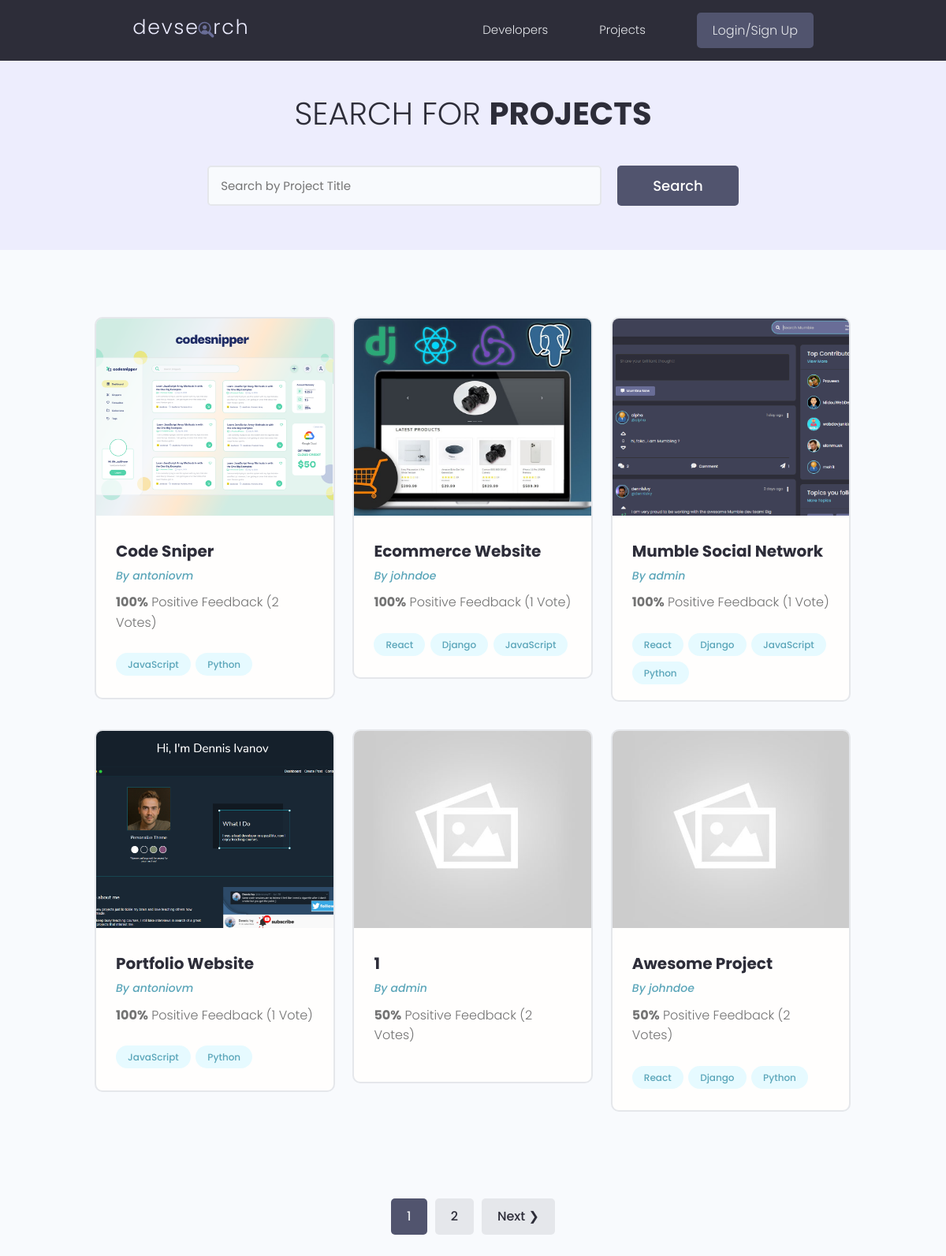
The page /projects/ on the database as committed earlier.
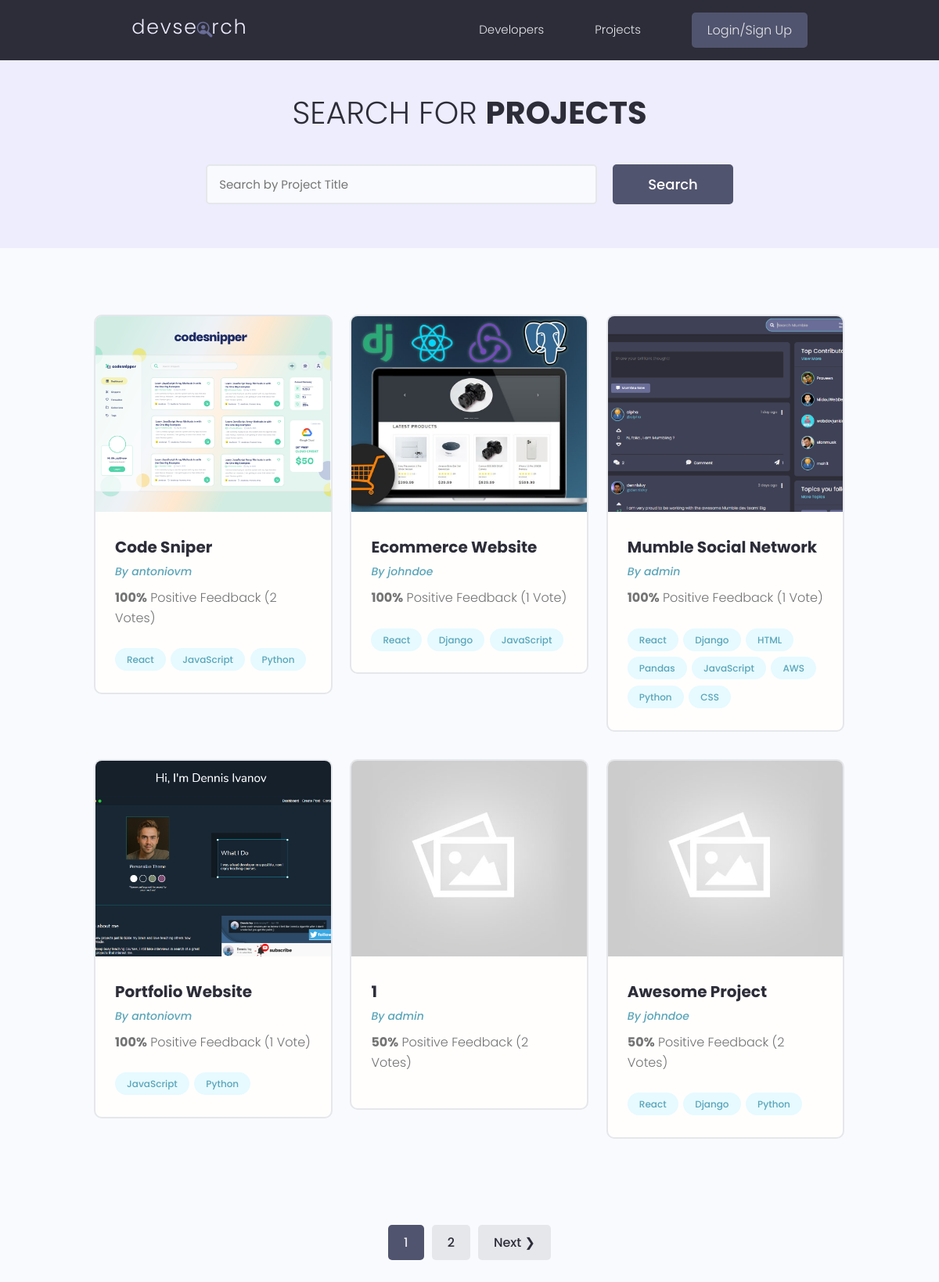
The same page on the database as committed later.
### projects/models.py (models this page shows, shortened)
class Project(models.Model):
    owner = models.ForeignKey(
        Profile, null=True, blank=True, on_delete=models.CASCADE)
    title = models.CharField(max_length=200)
    description = models.TextField(null=True, blank=True)
    featured_image = models.ImageField(null=True, blank=True, default="default.jpg")
    demo_link = models.CharField(max_length=2000, null=True, blank=True)
    source_link = models.CharField(max_length=2000, null=True, blank=True)
    tags = models.ManyToManyField('Tag', blank=True)
    vote_total = models.IntegerField(default=0, null=True, blank=True)
    vote_ratio = models.IntegerField(default=0, null=True, blank=True)
    created = models.DateTimeField(auto_now_add=True)
    id = models.UUIDField(default=uuid.uuid4,
                            unique=True,
                            primary_key=True,
                            editable=False)
    class Meta:
        ordering = ['-vote_ratio','-vote_total', 'title']
    @property
    def imageURL(self):
        try:
            url = self.featured_image.url
        except:
            url = ''
        return url

class Tag(models.Model):
    name = models.CharField(max_length=200)
    created = models.DateTimeField(auto_now_add=True)
    id = models.UUIDField(default=uuid.uuid4,
                            unique=True,
                            primary_key=True,
                            editable=False)
    def __str__(self):
        return self.name

### users/models.py (models this page shows, shortened)
class Profile(models.Model):
    user = models.OneToOneField(
        User, on_delete=models.CASCADE, null=True, blank=True)
    name = models.CharField(max_length=200, null=True, blank=True)
    email = models.EmailField(max_length=500, blank=True, null=True)
    username = models.CharField(max_length=200, null=True, blank=True)
    location = models.CharField(max_length=200, null=True, blank=True)
    short_intro = models.CharField(max_length=200, blank=True, null=True)
    bio = models.TextField(blank=True, null=True)
    profile_image = models.ImageField(
        null=True, blank=True, upload_to='profiles/',
        default='profiles/user-default.png')
    social_github = models.CharField(max_length=200, null=True, blank=True)
    social_twitter = models.CharField(max_length=200, null=True, blank=True)
    social_linkedin = models.CharField(max_length=200, null=True, blank=True)
    social_youtube = models.CharField(max_length=200, null=True, blank=True)
    social_website = models.CharField(max_length=200, null=True, blank=True)
    created = models.DateTimeField(auto_now_add=True)
    id = models.UUIDField(default=uuid.uuid4,
                            unique=True,
                            primary_key=True,
                            editable=False)
    class Meta:
        ordering = ['created']

### projects/views.py (the view)
# urls.py: path('projects/', views.getProjects),
def projects(request):
    projects, search_query = searchProjects(request)
    custom_range, projects = paginateProjects(request, projects, 6)
    context = {'projects':projects, 'search_query':search_query,
                'custom_range':custom_range}
    return render(request, 'projects/projects.html', context)

### projects/utils.py (called while the page is built)
def paginateProjects(request, projects, results):
    page = request.GET.get('page')
    paginator = Paginator(projects, results)
    try:
        projects = paginator.page(page)
    except PageNotAnInteger:
        page = 1
        projects = paginator.page(page)
    except EmptyPage:
        page = paginator.num_pages
        projects = paginator.page(page)
    leftIndex = (int(page) - 3)
    if leftIndex < 1:
        leftIndex = 1
    rightIndex = (int(page) + 3)
    if rightIndex > paginator.num_pages:
        rightIndex = paginator.num_pages + 1
    custom_range = range(leftIndex, rightIndex)
    return custom_range, projects

def searchProjects(request):
    search_query = ''
    if request.GET.get('search_query'):
        search_query = request.GET.get('search_query')
    tags = Tag.objects.filter(name__icontains=search_query)
    projects = Project.objects.distinct().filter(
        Q(title__icontains=search_query) |
        Q(description__icontains=search_query) |
        Q(owner__name__icontains=search_query) |
        Q(tags__in=tags)
    )
    return projects, search_query

### projects/templates/projects/projects.html (shortened to what this page needs)
{% extends 'main.html' %}
{% block content %}
	<main class="projects">
	<section class="hero-section text-center">
		<div class="container container--narrow">
			<div class="hero-section__box">
				<h2>Search for <span>Projects</span></h2>
			</div>
			<div class="hero-section__search">
				<form id='searchForm' class="form" action="{% url 'projects' %}" method="get">
					<div class="form__field">
						<input class="input input--text" id="formInput#search" type="text" name="search_query"
							placeholder="Search by Project Title" value="{{search_query}}" />
					</div>
					<input class="btn btn--sub btn--lg" type="submit" value="Search" />
				</form>
			</div>
		</div>
	</section>
	<section class="projectsList">
		<div class="container">
			<div class="grid grid--three">
				{% for project in projects %}
					<div class="column">
						<div class="card project">
							<a href="{% url 'project' project.id %}" class="project">
								<img class="project__thumbnail" src="{{ project.imageURL }}"
											alt="project thumbnail" />
								<div class="card__body">
									<h3 class="project__title">{{project.title}}</h3>
									<p>
										<a class="project__author" href="{% url 'user-profile' project.owner.id %}">
										By {{project.owner.username}}
										</a>
									</p>
									<p class="project--rating">
									<span style="font-weight: bold;">{{project.vote_ratio}}%</span> Positive
											Feedback ({{project.vote_total}} Vote{{project.vote_total|pluralize:'s'}})
									</p>
									<div class="project__tags">
										{% for tag in project.tags.all %}
												<span class="tag tag--pill tag--main">
													<small>{{tag}}</small>
												</span>
										{% endfor %}
									</div>
								</div>
							</a>
						</div>
					</div>
				{% endfor %}
			</div>
		</div>
	</section>
	{% include 'pagination.html' with queryset=projects custom_range=custom_range %}
</main>
{% endblock content %}

### templates/main.html (shortened to what this page needs)
<!DOCTYPE html>
{% load static %}
<html lang="en">
<head>
	<link rel="stylesheet" href="https://cdn.iconmonstr.com/1.3.0/css/iconmonstr-iconic-font.min.css" />
	<link rel="stylesheet" href="{% static 'uikit/styles/uikit.css' %}" />
	<link rel="stylesheet" href="{% static 'styles/app.css' %}" />
</head>
<body>
	{% include 'navbar.html' %}
	{% block content %}{% endblock content %}
</body>
</html>

### templates/navbar.html (shortened to what this page needs)
{% load static %}
<header class="header">
<div class="container container--narrow">
    <a href="{% url 'profiles' %}" class="header__logo">
    <img src="{% static 'images/logo.svg' %}" alt="DevSearch Logo" />
    </a>
    <nav class="header__nav">
    <ul class="header__menu">
        <li class="header__menuItem"><a href="{% url 'profiles' %}">Developers</a></li>
        <li class="header__menuItem"><a href="{% url 'projects' %}">Projects</a></li>
        {% if request.user.is_authenticated %}
        <li class="header__menuItem"><a href="{% url 'inbox' %}">Inbox</a></li>
        <li class="header__menuItem"><a href="{% url 'account' %}">Account</a></li>
        <li class="header__menuItem"><a href="{% url 'logout' %}" class="btn btn--sub">Logout</a></li>
        {% else %}
        <li class="header__menuItem"><a href="{% url 'login' %}" class="btn btn--sub">Login/Sign Up</a></li>
        {% endif %}
    </ul>
    </nav>
</div>
</header>

### templates/pagination.html (shortened to what this page needs)
{% if queryset.has_other_pages %}
	<div class="pagination">
		<ul class="container">
			{% for page in custom_range %}
			{% if page == queryset.number %}
			<li><a href="?page={{page}}" class="btn page-link btn--sub"
						data-page="{{page}}">{{page}}</a></li>
			{% else %}
			<li><a href="?page={{page}}" class="btn page-link"
						data-page="{{page}}">{{page}}</a></li>
			{% endif %}
			{% endfor %}
			{% if queryset.has_next %}
			<li><a href="?page={{queryset.next_page_number}}" class="btn page-link"
						data-page="{{queryset.next_page_number}}">Next &#10095;</a></li>
			{% endif %}
		</ul>
	</div>
	{% endif %}

### static/styles/app.css (style rules this page uses)
:root { --color-sub: #2d2d39; }
.btn--sub { background-color: var(--color-sub-light); }
.card { border: 2px solid var(--color-light); }
img { width: 100%; }
.header { position: sticky; z-index: 111; background-color: var(--color-sub); padding: 1.5rem 0; }
.header > .container { display: flex; justify-content: space-between; align-items: center; }
.header__logo > img { height: 3.8rem; }
.header__nav > ul { display: inline-flex; align-items: center; list-style: none; gap: 6.5rem; }
.header__menuItem > a { color: var(--color-light); font-weight: 300; }
.hero-section { height: 40vh; display: flex; align-items: center; background-color: var(--color-sub); }
.hero-section__box { margin-bottom: 4rem; }
.hero-section__box > h2, .hero-section__box > h2 > span { font-size: 4rem; color: var(--color-light); line-height: 1.3; text-transform: uppercase; }
.hero-section__box > h2 { font-weight: 300; }
.hero-section__box > h2 > span { font-weight: 700; }
.hero-section__search > .form { display: flex; align-items: center; justify-content: center; gap: 2rem; }
.hero-section__search > .form input.input--text { width: 50rem; }
.pagination { margin-top: 8rem; margin-bottom: 10rem; }
.pagination > ul { flex-wrap: wrap; list-style: none; display: flex; align-items: center; justify-content: center; gap: 1rem; }
.pagination .btn { color: var(--color-sub); }
.pagination .btn.btn--sub { color: var(--color-light); }
.project__author { font-size: 1.4rem; font-style: italic; }
.project--rating { margin-bottom: 1.6em; margin-top: .5em; }
.projects > .hero-section { background: var(--color-sub-lighter); height: 30vh; }
.projects .hero-section__box { margin-bottom: 2.5rem; }
.projects .hero-section__box > h2 { color: var(--color-sub); }
.projects .hero-section__box > h2 > span { font-weight: 700; color: var(--color-sub); }
.projectsList { margin-top: 8rem; }
.project__thumbnail { height: 25rem; object-fit: cover; object-position: top center; }
.project__title { font-size: 2rem; font-weight: 700; color: var(--color-sub); }

### static/uikit/styles/modules/_variables.css (style rules this page uses)
:root { --color-main: #5aa5b9; --color-main-light: #e6faff; --color-sub: #3f4156; --color-sub-light: #51546e; --color-sub-lighter: #ededfd; --color-text: #737373; --color-gray: #8b8b8b; --color-light: #e5e7eb; --color-light-gray: #767676; --color-bg: #f8fafd; --color-white: #fffefd; --color-white-light: #f3f3f3; --color-success: #359e64; --color-success-bg: #def8e8; --color-error: #fc4b0b; --color-error-bg: #fff2ee; --font-base: 'Poppins', arial, helvetica, 'Segoe UI', roboto, ubuntu, sans-serif; --font-monospace: 'Fira Code', 'Courier New', courier, monospace; --font-regular: 300; --font-medium: 500; --font-bold: 700; --generic-shadow: 1px 1px 5px #00000010; --generic-transition: all 0.3s ease-in-out; }

### static/uikit/styles/modules/_base.css (style rules this page uses)
* { margin: 0; padding: 0; box-sizing: border-box; text-rendering: optimizeLegibility; color: inherit; font-size: inherit; }
html { font-size: 50%; }
@media only screen and (min-width: 480px) { html { font-size: 56.25%; } }
@media only screen and (min-width: 1200px) { html { font-size: 62.5%; } }
body { line-height: 1.6; font-weight: 400; font-size: 1.5rem; color: var(--color-text); background-color: var(--color-bg); min-height: 100vh; }

### static/uikit/styles/modules/_typography.css (style rules this page uses)
* { font-family: var(--font-base); }
h2 { font-size: 3.6rem; font-weight: var(--font-bold); }
h3 { font-size: 3.2rem; font-weight: var(--font-medium); }
p, span, strong { font-size: 1.6rem; color: var(--color-text); font-weight: var(--font-regular); }
a { padding-bottom: 2px; text-decoration: none; display: inline-block; color: var(--color-main); font-weight: var(--font-medium); }

### static/uikit/styles/modules/_utilities.css (style rules this page uses)
.container { width: 92%; max-width: 165rem; margin: 0 auto; box-sizing: border-box; }
.container--narrow { width: 92%; max-width: 120rem; }
@media screen and (min-width: 1000px) { .container { width: 90%; } }
@media screen and (min-width: 1000px) { .container--narrow { width: 85%; } }
@media screen and (min-width: 1200px) { .container { width: 80%; } }
@media screen and (min-width: 1200px) { .container--narrow { width: 72%; } }
.text-center { text-align: center; }

### static/uikit/styles/modules/_card.css (style rules this page uses)
.card { border-radius: 1rem; background-color: var(--color-white); border: 1.5px solid var(--color-light); width: auto; height: auto; margin-top: 0.5rem; margin-bottom: 0.5rem; overflow: hidden; }
.card__body, .card__header { padding: 2rem 2.5rem; }

Rows that differ between the two databases and show on the page:
changed Project "Code Sniper": gains Tag (name "React")
added Tag: name "HTML", shown under Project "Mumble Social Network"
added Tag: name "Pandas", shown under Project "Mumble Social Network"
added Tag: name "AWS", shown under Project "Mumble Social Network"
added Tag: name "CSS", shown under Project "Mumble Social Network"
